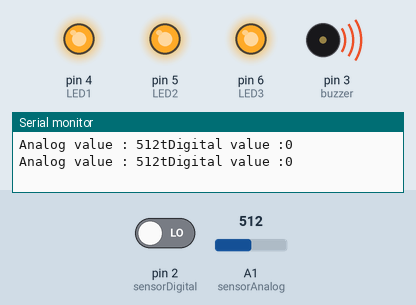
A sketch run on a simulated Arduino Uno, built with avr-gcc and run on an emulated ATmega328P. Parts: output pins drawn as LEDs (lit = HIGH), buzzer (waves = sounding), the last lines printed to the serial monitor. The inputs (shaded band) are chosen by the test bench; at power-on: A1 (sensorAnalog) = 512, pin 2 (sensorDigital) LOW.

Above: at 1.8 s.
1.9 s: A1 (sensorAnalog) set to 409
3.4 s: A1 (sensorAnalog) set to 388
At 5.0 s:
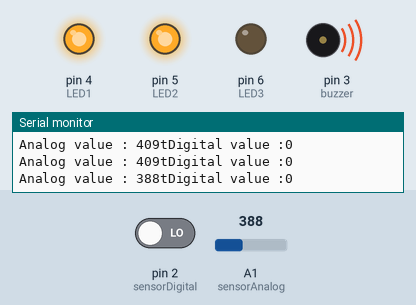
5.5 s: A1 (sensorAnalog) set to 316
7.2 s: A1 (sensorAnalog) set to 282
At 9.2 s:
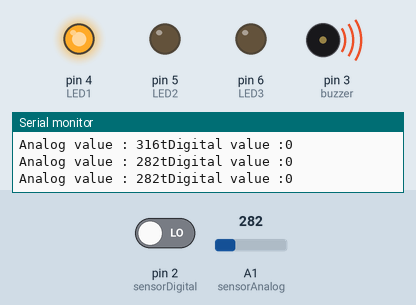
9.5 s: A1 (sensorAnalog) set to 207
11.2 s: A1 (sensorAnalog) set to 192
At 12.4 s:
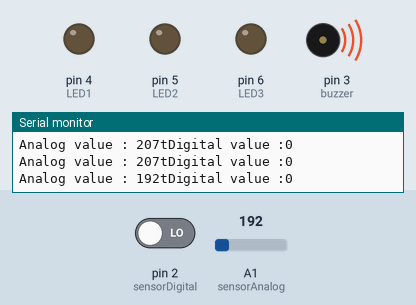
Timing chart, 0 to 14.2 s (numbered marks = the images above; inputs shaded):
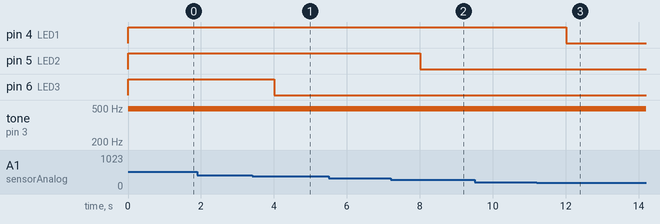

Measured:
- the behaviour switches between 401 and 400 on A1 (sensorAnalog) (found by bisection; images 0 and 1)
- the behaviour switches between 301 and 300 on A1 (sensorAnalog) (found by bisection; images 1 and 2)
- the behaviour switches between 201 and 200 on A1 (sensorAnalog) (found by bisection; images 2 and 3)
- after the input at 3.4 s, pin 6 (LED3): HIGH → LOW after 0.60 s
- after the input at 7.2 s, pin 5 (LED2): HIGH → LOW after 0.81 s
- after the input at 11.2 s, pin 4 (LED1): HIGH → LOW after 0.81 s

The sketch:

AlcoholLevelDetector.ino
```cpp
#define sensorDigital 2
#define LED1 4
#define LED2 5
#define LED3 6
#define buzzer 3
#define sensorAnalog A1

void setup()
{
    pinMode(sensorDigital, INPUT);
    pinMode(LED3, OUTPUT);
    pinMode(LED2, OUTPUT);
    pinMode(LED1, OUTPUT);
    pinMode(buzzer, OUTPUT);
    Serial.begin(9600);
}
void loop()
{
    bool digital = digitalRead(sensorDigital);
    int analog = analogRead(sensorAnalog);

    Serial.print("Analog value : ");
    Serial.print(analog);
    Serial.print("t");
    Serial.print("Digital value :");
    Serial.println(digital);

    if (analog > 400)
    {
        digitalWrite(LED3, HIGH);
        digitalWrite(LED2, HIGH);
        digitalWrite(LED1, HIGH);
        analogWrite(buzzer, 200);
    }
    else
    {
        digitalWrite(LED3, LOW);
        digitalWrite(LED2, LOW);
        digitalWrite(LED1, LOW);
        digitalWrite(buzzer, LOW);
    }
    // delay(2000);

    if (analog > 300)
    {
        digitalWrite(LED1, HIGH);
        digitalWrite(LED2, HIGH);
    }
    // delay(2000);

    if (analog > 200)
    {
        digitalWrite(LED1, HIGH);
    }
    delay(1000);
}
```
